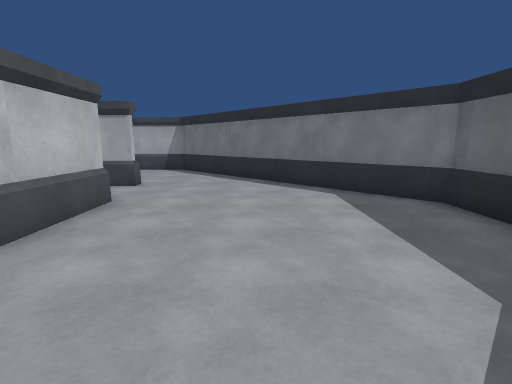
[1] (above)

16 first-person views from a walk through a 3-D level made in the Unity game engine. The camera is 1.5 m above the floor, tilts 10° down and sees 85° across. Doors are open. The floor is counted in squares, 1 m on a side. Each view is taken from the middle of a square. On the plan, view 1 faces up. The plan holds only what a view shows up to about 14 squares ahead; the rest is blank. The place goes on beyond the plan. Surface patterns are stand-ins for the level's own textures.

[2]
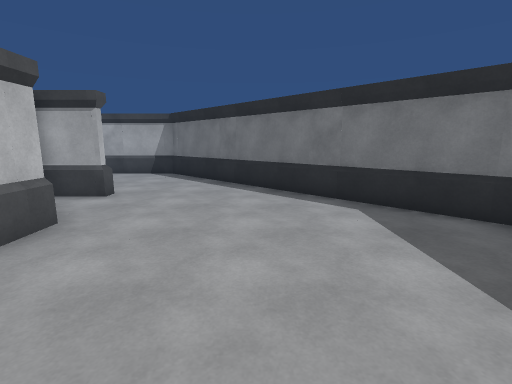

[3]
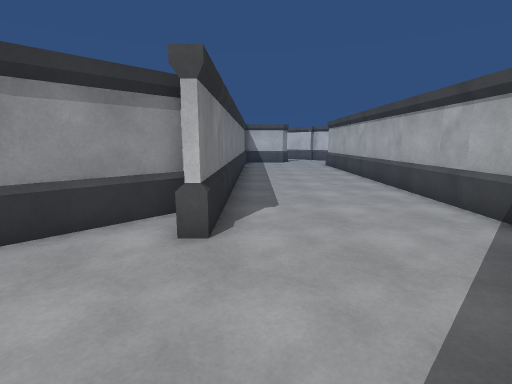

[4]
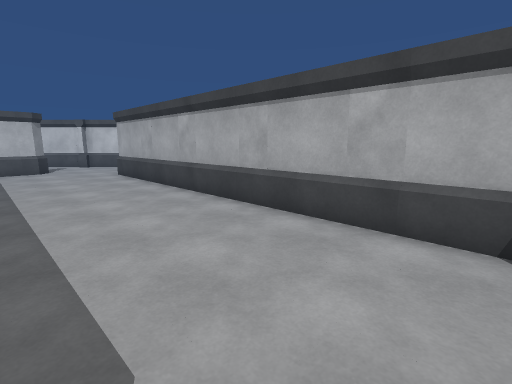

[5]
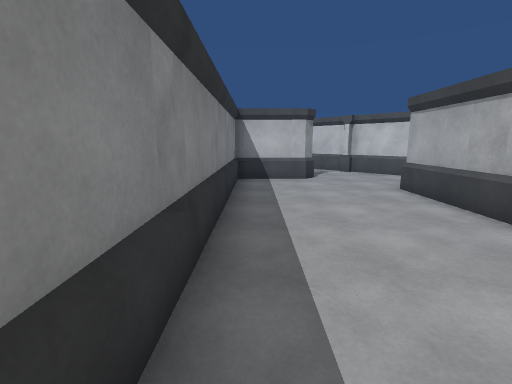

[6]
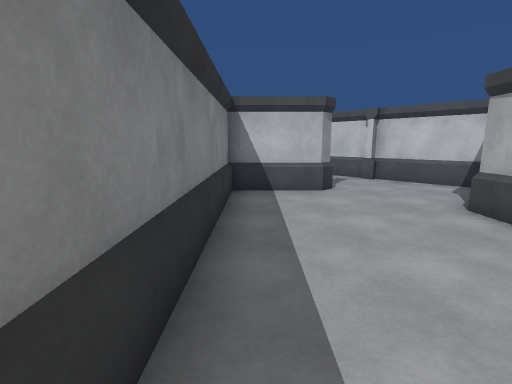

[7]
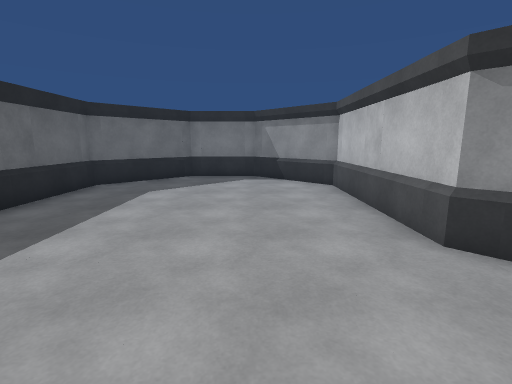

[8]
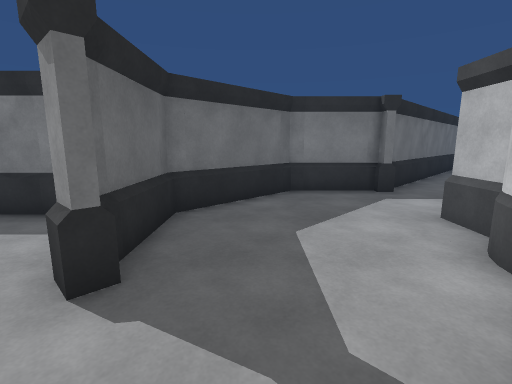

[9]
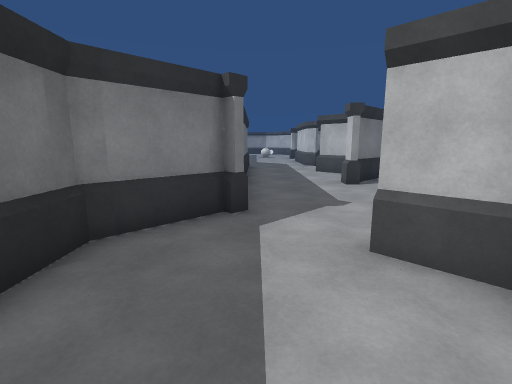

[10]
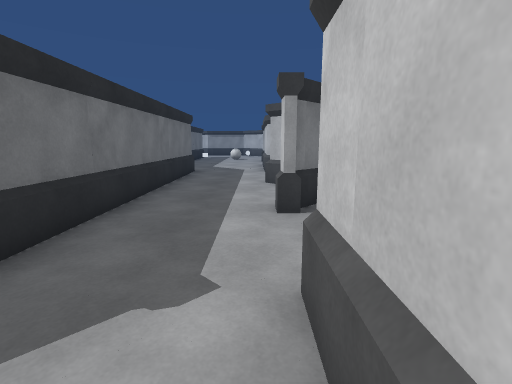

[11]
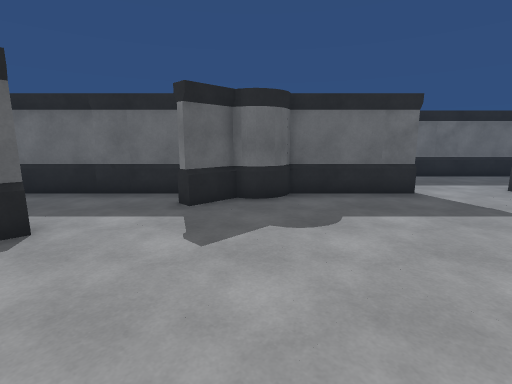

[12]
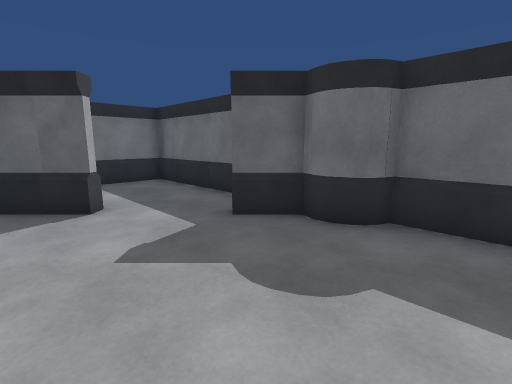

[13]
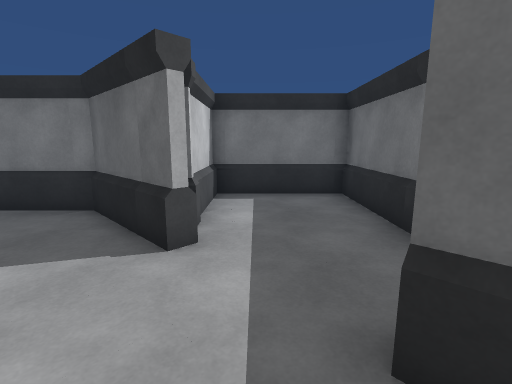

[14]
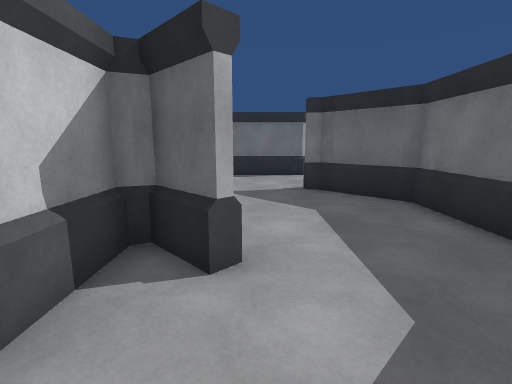

[15]
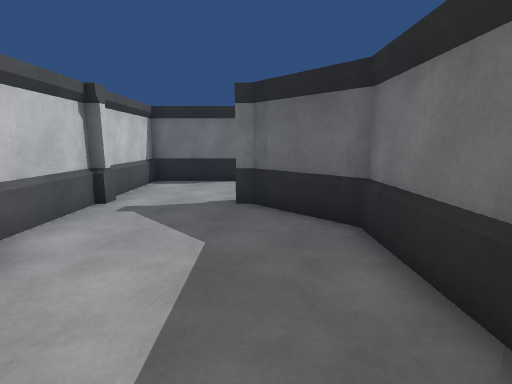

[16]
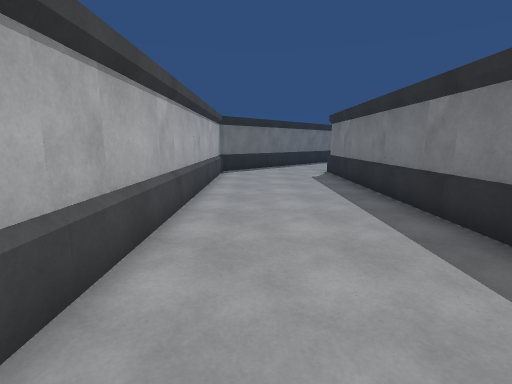

### Floor plan
Ten units are one square. View 1 is at (0, 0); x grows to the right and y downward. Boxes are objects, and circles mark ways between rooms. Rooms are numbered by the first view taken in them; rooms with no view inside come last. Other rooms are left out.
<svg viewBox="-351 -240 405 264">
<path fill="none" stroke="#000" d="M-63 -94 -39 -71 -39 -10 -10 19 19 19 49 -11 49 -49M49 -50 49 -70 -40 -159 -191 -159 -220 -188 -249 -159 -246 -157M-223 -134 -219 -131 -219 -101 -44 -101 -44 -99 -60 -99M-244 -159 -247 -156M-270 -128 -272 -124M-279 -120 -279 -105M-247 -156 -250 -158 -270 -138M-279 -71 -250 -71 -221 -101 -221 -129 -224 -133M-336 -73 -340 -68M-281 -105 -281 -120 -287 -122M-346 -7 -286 -68M-286 -122 -313 -95M-281 -185 -281 -219 -297 -235M-287 -122 -291 -131 -288 -137 -281 -140 -281 -155M-315 -97 -288 -124M-339 -76 -336 -73M-346 -71 -341 -71"/>
<circle cx="-235" cy="-145" r="3" fill="#2a7"/>
<circle cx="-280" cy="-90" r="3" fill="#2a7"/>
<circle cx="-325" cy="-85" r="3" fill="#2a7"/>
<text x="-70" y="-110">1</text>
<text x="-250" y="-110">2</text>
<text x="-310" y="-60">3</text>
<text x="-320" y="-170">4</text>
</svg>
Room 1 opens to room 2. Room 2 opens to room 3. Room 3 opens to room 4.

Where each view was taken, in squares from view 1:
view 1: 0 up, 0 right, facing up
view 2: 2 up, 0 right, facing up
view 3: 11 up, 0 right, facing left
view 4: 11 up, 5 left, facing up-left
view 5: 11 up, 10 left, facing left
view 6: 11 up, 13 left, facing left
view 7: 11 up, 1 left, facing down
view 8: 16 up, 24 left, facing down
view 9: 12 up, 24 left, facing down-left
view 10: 11 up, 29 left, facing down-left
view 11: 19 up, 34 left, facing down-right
view 12: 15 up, 34 left, facing right
view 13: 15 up, 30 left, facing up-right
view 14: 8 up, 30 left, facing up-right
view 15: 8 up, 27 left, facing up-right
view 16: 14 up, 19 left, facing right
